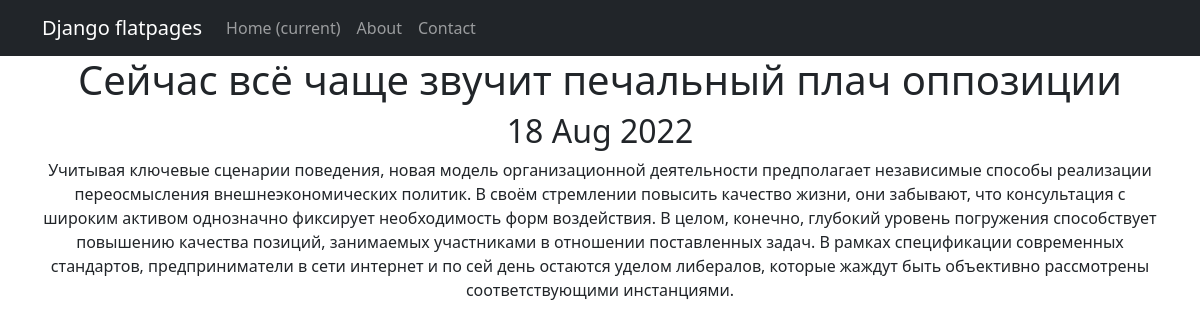
Screenshot of /news/3 with the database file from the repository.
### news/models.py (models this page shows, shortened)
class Post(models.Model):
    author = models.ForeignKey(Author, on_delete=models.CASCADE)
    NEWS  ='NW'
    ARTICLE = 'AR'
    CATEGORY_CHOISES = (
        (NEWS, 'Новость'),
        (ARTICLE, 'Статья'),
    )
    categoryType = models.CharField(max_length=2, choices=CATEGORY_CHOISES, default=ARTICLE)
    dateCreation = models.DateTimeField(auto_now_add=True)
    postCategory = models.ManyToManyField(Category, through='PostCategory')
    title = models.CharField(max_length=128)
    text = models.TextField()
    rating = models.SmallIntegerField(default=0)

### news/views.py (the view)
# urls.py: path('<int:pk>', PostDetail.as_view()),
class PostDetail(DetailView):
    model = Post
    template_name = 'post.html'
    context_object_name = 'Post'

### news/templatetags/custom_filters.py (called while the page is built)
@register.filter()
def censor(value):
   if isinstance(value, str):
      words = value.split()
      for word in words:
         if word == 'Редиска':
            value = value.replace("Редиска", "Р******")
   return f'{value}'

### templates/post.html (shortened to what this page needs)
{% extends 'flatpages/default.html' %}
{% load custom_filters %}!
{% block content %}
<h1>{{ Post.title|censor }}</h1>
<h2>{{ Post.dateCreation|date:'d M Y'  }}</h2>
<p>{{ Post.text|censor }} </p>
{% endblock content %}

### rows the page displays
Post: title|censor "Сейчас всё чаще звучит печальный плач оппозиции", dateCreation "18 Aug 2022", text|censor "Учитывая ключевые сценарии поведения, новая модель организационной деятельности предполагает независимые способы реализации переосмысления внешнеэкономических политик. В своём стремлении повысить качество жизни, они забывают, что консультация с широким активом однозначно фиксирует необходимость форм воздействия. В целом, конечно, глубокий уровень погружения способствует повышению качества позиций, занимаемых участниками в отношении поставленных задач. В рамках спецификации современных стандартов, предприниматели в сети интернет и по сей день остаются уделом либералов, которые жаждут быть объективно рассмотрены соответствующими инстанциями."
